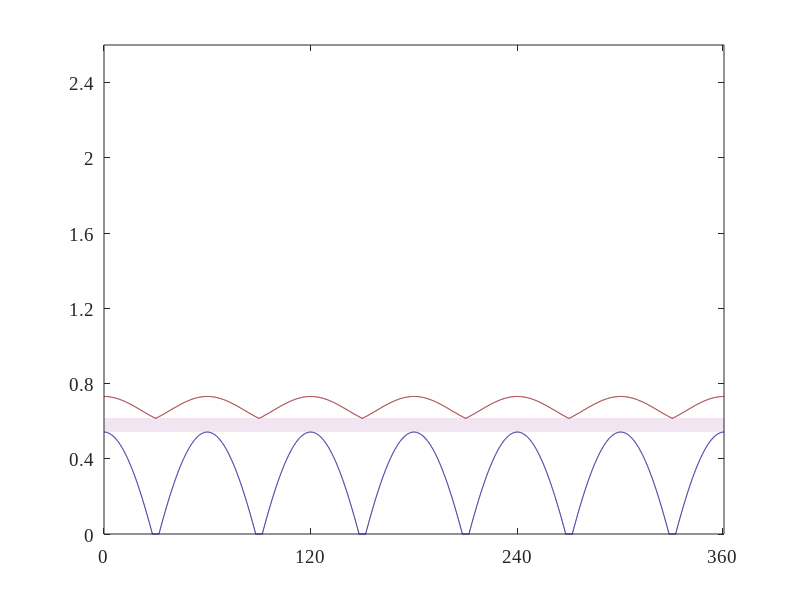

Recreate this plot in MATLAB. (Note: this script raises an error after producing the figure.)
dead_time=0.0;
m=1.1;
n=1;

theta_f1=0:0.001:2*pi;
D1=(1+m*sin(theta_f1)+(n/6)*sawtooth(3*theta_f1+pi/2,1/2))/2;
D1(D1<dead_time)=dead_time;
D1(D1>(1-dead_time))=1-dead_time;
S1=(2/pi)*sin(pi*(D1));

theta_f2=theta_f1-2*pi/3;
D2=(1+m*sin(theta_f2)+(n/6)*sawtooth(3*theta_f2+pi/2,1/2))/2;
D2(D2<dead_time)=dead_time;
D2(D2>(1-dead_time))=1-dead_time;
D2=(1+m*sin(theta_f2)+(n/6)*sawtooth(3*theta_f2+pi/2,1/2))/2;
S2=(2/pi)*sin(pi*(D2));

theta_f3=theta_f1+2*pi/3;
D3=(1+m*sin(theta_f3)+(n/6)*sawtooth(3*theta_f3+pi/2,1/2))/2;
D3(D3<dead_time)=dead_time;
D3(D3>(1-dead_time))=1-dead_time;
D3=(1+m*sin(theta_f3)+(n/6)*sawtooth(3*theta_f3+pi/2,1/2))/2;
S3=(2/pi)*sin(pi*(D3));


figure1 = figure('Position', [0 0 400 300]);
axes1 = axes('Parent',figure1);
hold(axes1,'on');
% plot(theta_f1*180/pi,S1,'r')
% hold on;
% plot(theta_f1*180/pi,S2,'b')
% hold on;
S=zeros(size(S1));
for i=1:length(S1)
    if (abs(S1(i)-S3(i))<S2(i)) && (S1(i)+S3(i)> S2(i))
    S(i)=0;
    elseif abs(S1(i)-S3(i))> S2(i)
%     S(i)=S1(i)-S2(i)-S3(i)-S2(i);   
%      S(i)= abs(S1(i)+S3(i))-abs(S2(i));
     S(i)= abs(S1(i)-S3(i))-S2(i);
   
    elseif (S1(i)+S3(i)< S2(i))    
%        S(i)= abs(S1(i)-S3(i))-abs(S2(i));
        S(i)= -abs(S1(i)+S3(i))+S2(i);
%         S(i)=0;
    end

end

plot(theta_f1*180/pi,S,'color',[0 0 0.5])
hold on;
% plot(theta_f1*180/pi,-abs(S1+S2)+abs(S3-S2),'b')
hold on;
plot(theta_f1*180/pi,abs(S1+S2+S3),'color',[0.5 0 0])

x = min(abs(S1+S2+S3))*ones(size(theta_f1));
% y=max(abs(S1-S2)-abs(S3+S2))*ones(size(theta_f1));
y=max(S)*ones(size(theta_f1));

patch('Parent',axes1, 'XData', [theta_f1*180/pi fliplr(theta_f1*180/pi)],'YData', [x fliplr(y)],'FaceColor',[0.5 0 0.5],...
    'EdgeColor','none','FaceAlpha',0.1)

box(axes1,'on');
hold(axes1,'off');

xlim([0 360])
ylim([0 2.6])

set(axes1,'XTick',[0 120 240 359], ...
    'XTickLabel',{'0','120','240','360'}, ...
    'YTick',[0 0.4 0.8 1.2 1.6 2 2.4], ...
    'YTickLabel',{'0','0.4','0.8','1.2','1.6','2','2.4'}, ...
    'FontName','TimesNewRoman','FontSize',14);

legend1 = legend(axes1,'show',{'Minimum','Maximum'},'interpreter','Latex','FontName','TimesNewRoman','FontSize',10);
set(legend1,...
    'Location','Best',...
    'EdgeColor','none',...
    'Color','white');

ylabel({'$\hat {S_{ABC}}_{f_s}$'},'interpreter','latex','FontName','Times New Roman',...
    'FontSize',18);

% Create xlabel
xlabel('Fundamental Phase ($^o$)','interpreter','latex','FontName','Times New Roman',...
    'FontSize',15);

%%


figure1 = figure('Position', [0 0 400 300]);
axes1 = axes('Parent',figure1);
hold(axes1,'on');

plot(theta_f1*180/pi,S1,'color',[0 0 0.5])
hold on;
plot(theta_f1*180/pi,S2,'color',[0.5 0 0])
hold on;
plot(theta_f1*180/pi,S3,'color',[0 0.5 0])
hold on;


box(axes1,'on');
hold(axes1,'off');

xlim([0 360])
ylim([0 1])

set(axes1,'XTick',[0 120 240 359], ...
    'XTickLabel',{'0','120','240','360'}, ...
    'YTick',[0 0.4 0.8 1.2 1.6 2 2.4], ...
    'YTickLabel',{'0','0.4','0.8','1.2','1.6','2','2.4'}, ...
    'FontName','TimesNewRoman','FontSize',14);

legend1 = legend(axes1,'show',{'S1','S2','S3'},'interpreter','Latex','FontName','TimesNewRoman','FontSize',10);
set(legend1,...
    'Location','Best',...
    'EdgeColor','none',...
    'Color','white');

ylabel({'$\hat {S_{ABC}}_{f_s}$'},'interpreter','latex','FontName','Times New Roman',...
    'FontSize',18);

% Create xlabel
xlabel('Fundamental Phase ($^o$)','interpreter','latex','FontName','Times New Roman',...
    'FontSize',15);
